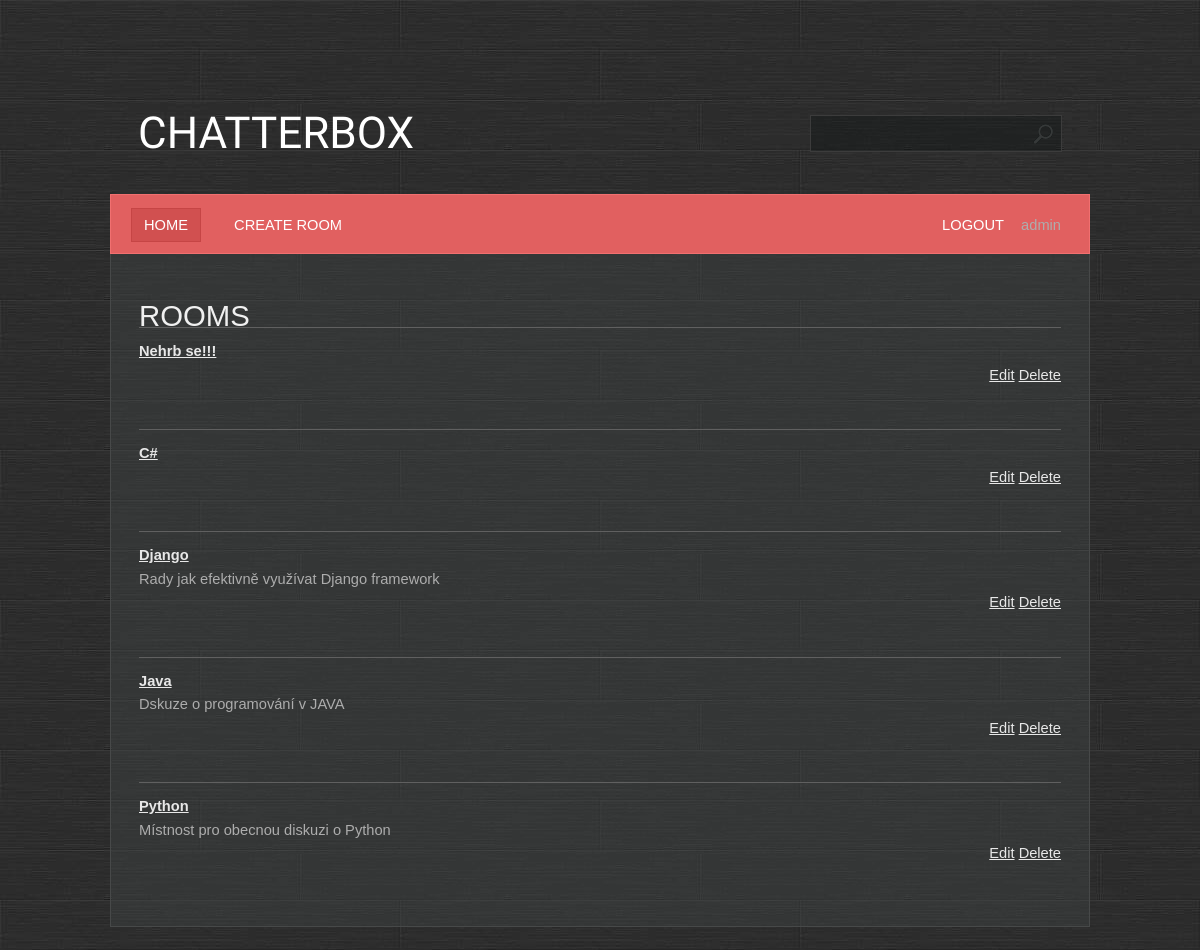
The app's page / (signed in) with its own data.
### base/models.py (models this page shows, shortened)
class Room(Model):
    name = models.CharField(max_length=200)
    description = models.TextField(null =True, blank = True)
    participants = models.ManyToManyField(User, related_name= "participants", blank = True)
    created = models.DateTimeField(auto_now_add= True)
    updated = models.DateTimeField(auto_now= True)
    class Meta:
        ordering = ["-created", "name", "-updated" ]

### base/views.py (the view)
# urls.py: path('', base.views.Roomsview.as_view(), name ="home"),
class Roomsview(PermissionRequiredMixin,LoginRequiredMixin,ListView):
    template_name = "base/home.html"
    model = Room
    permission_required = 'base.view_room'

### base/templates/base/home.html (shortened to what this page needs)
{% extends 'main.html' %}
{% block content %}
<h1>Rooms</h1>
 <ul>
     {% for room in object_list %}
        <li>
            <div class="box">
                <div>
                    <a href="{% url 'room' room.id %}"><b>{{ room.name }}</b></a><br>
                    {{ room.description }}
                </div>
                <div style="float: right;">
                    <a href="{% url 'room_update' room.id %}">Edit</a>
                    <a href="{% url 'room_delete' room.id %}">Delete</a>
                </div>
            </div>
        </li>
     {% endfor %}
 </ul>
{% endblock %}

### templates/navbar.html
<ul>
    <li class="first active">
        <a href="{% url 'home' %}">HOME</a>
    </li>
    <li>
        <a href="{% url 'room_create' %}">CREATE ROOM</a>
    </li>
    <li class = "last-child">
        <a href="{% url 'logout' %}">LOGOUT</a>
         {{request.user.username}}
    </li>
</ul><br class="clearfix"/>

### static/styles/style.css (style rules this page uses)
* { margin: 0; padding: 0; }
a { text-decoration: underline; color: #e8e8e8; }
body { font-size: 11pt; line-height: 1.6em; font-family: Arial, sans-serif; background: #9ea3a3; color: #adadad; background: url(/static/images/bg.jpg); }
h1,h2,h3,h4 { text-transform: uppercase; font-weight: normal; color: #f0f0f0; }
ul { margin-bottom: 1.25em; }
ul { list-style: none; }
.last-child { float:right; }
.box { overflow: hidden; margin: 0 0 30px 0; }
#page ul li { padding: 12px 0 12px 0; border-top: solid 1px #606060; }
#menu a { text-decoration: none; text-transform: uppercase; color: #ffffff; padding: 8px 12px 8px 12px; border: solid 1px #e16060; }
#menu ul { list-style: none; }
#menu ul li { display: inline; padding: 0 8px 0 8px; }
#menu ul li.first { padding-left: 0; }
#menu ul li.active a { background: #D15050; border: solid 1px #C64545; }

### records on screen
Room: name "Nehrb se!!!"
Room: name "C#"
Room: name "Django", description "Rady jak efektivně využívat Django framework"
Room: name "Java", description "Dskuze o programování v JAVA"
Room: name "Python", description "Místnost pro obecnou diskuzi o Python"

### other values on screen
{{ request.user.username }} "admin"
